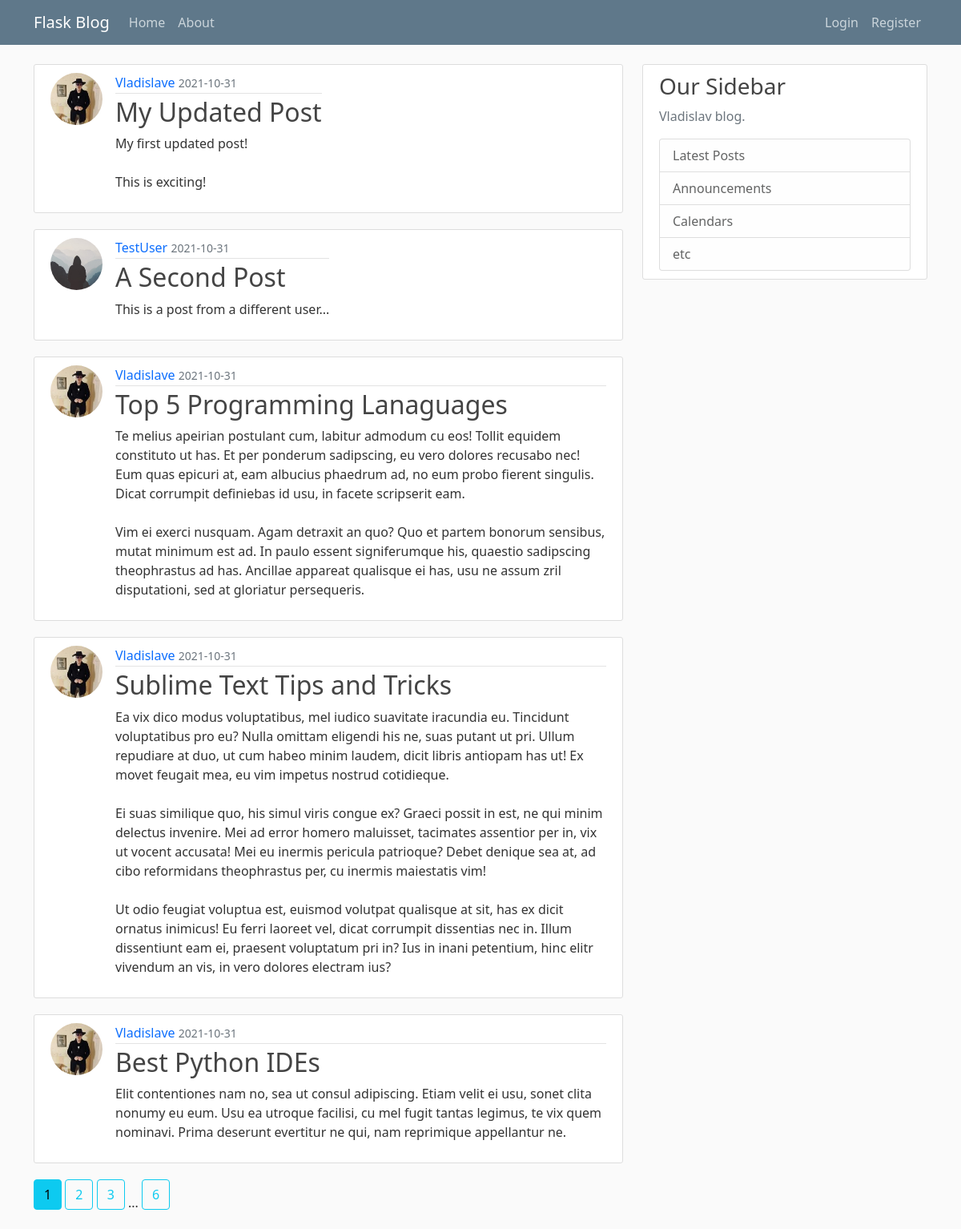
The page /home on the database its author committed.
### vladblog/models.py (models this page shows, shortened)
class BaseModel(Model):
    id = PrimaryKeyField(unique=True)
    class Meta:
        database = db
        order_by = 'id'

class Post(BaseModel):
    title = CharField(max_length=20, unique=True, null=False)
    date_posted = DateTimeField(null=False, default=datetime.utcnow())
    content = TextField(null=False)
    user_id = ForeignKeyField(User, backref='posts', null=False)
    class Meta:
        db_table = 'Posts'

class User(BaseModel, UserMixin):
    username = CharField(max_length=20, unique=True, null=False)
    email = CharField(max_length=20, unique=True, null=False)
    image_file = CharField(max_length=20, null=False, default='default.jpg')
    password = CharField(max_length=60, null=False)
    class Meta:
        db_table = 'Users'

### vladblog/routes.py (the view)
@app.route('/')
@app.route('/home')
def home():
    posts = Post.select().order_by(Post.date_posted.desc())
    return object_list('home.html', query=posts, context_variable='posts', paginate_by=5, title='Home')

### vladblog/templates/home.html (shortened to what this page needs)
{% extends "layout.html" %}
{% block content %}
<div>
    {% for post in posts %}
        <article class="media content-section d-flex">
            <img class="rounded-circle article-img" src="{{ url_for('static',filename ='profile_pics/' + post.user_id.image_file) }}">
            <div class="media-body">
                <div class="article-metadata">
                  <a class="mr-2 " href="{{ url_for('user_posts', username=post.user_id.username) }}">{{ post.user_id.username }}</a>
                  <small class="text-muted">{{ post.date_posted.strftime('%Y-%m-%d') }}</small>
                </div>
                <h2><a class="article-title" href="{{ url_for('selected_post', post_id=post.id) }}">{{ post.title }}</a></h2>
                <p class="article-content">{{ post.content }}</p>
            </div>
        </article>
    {% endfor %}
    {% if pagination.get_page()<3 %}
        {% for page_num in range(1,4) %}
            {% if  pagination.get_page() == page_num %}
                <a  class="btn btn-info mb-4" href="{{ url_for('home', page = page_num) }}  ">{{ page_num }}</a>
            {% else %}
                <a  class="btn btn-outline-info mb-4" href="{{ url_for('home', page = page_num) }}  ">{{ page_num }}</a>
            {% endif %}
        {% endfor %}
        ...
        <a  class="btn btn-outline-info mb-4" href="{{ url_for('home', page = pagination.get_page_count()) }}  ">{{ pagination.get_page_count() }}</a>
    {% endif %}
</div>
{% endblock content %}

### vladblog/templates/layout.html (shortened to what this page needs)
<!DOCTYPE html>
<html lang="en">
<head>
    <link href="https://cdn.jsdelivr.net/npm/bootstrap@5.1.3/dist/css/bootstrap.min.css" rel="stylesheet">
    <link rel="stylesheet" type="text/css" href="{{ url_for('static',filename='main.css') }}">
</head>
<body>
    <header class="site-header">
      <nav class="navbar navbar-expand-md navbar-dark bg-steel fixed-top">
        <div class="container">
          <a class="navbar-brand mr-4" href="{{ url_for('home') }}">Flask Blog</a>
          <div class="collapse navbar-collapse" id="navbarToggle">
            <div class="navbar-nav me-auto">
              <a class="nav-item nav-link" href="{{ url_for('home') }}">Home</a>
              <a class="nav-item nav-link" href="{{ url_for('about') }}">About</a>
            </div>
            <div class="navbar-nav ms-auto">
                {% if current_user.is_authenticated %}
                    <a class="nav-item nav-link" href="{{ url_for('new_post') }}">New Post</a>
                    <a class="nav-item nav-link" href="{{ url_for('account') }}">Account</a>
                    <a class="nav-item nav-link" href="{{ url_for('logout') }}">Logout</a>
                {% else %}
                    <a class="nav-item nav-link" href="{{ url_for('login') }}">Login</a>
                    <a class="nav-item nav-link" href="{{ url_for('register') }}">Register</a>
                {% endif %}
            </div>
          </div>
        </div>
      </nav>
    </header>
    <main role="main" class="container">
  <div class="row">
    <div class="col-md-8">
        {% block content %}{% endblock content%}
    </div>
    <div class="col-md-4">
      <div class="content-section">
        <h3>Our Sidebar</h3>
        <p class='text-muted'>Vladislav blog.</p>
          <ul class="list-group">
            <li class="list-group-item list-group-item-light">Latest Posts</li>
            <li class="list-group-item list-group-item-light">Announcements</li>
            <li class="list-group-item list-group-item-light">Calendars</li>
            <li class="list-group-item list-group-item-light">etc</li>
          </ul>
      </div>
    </div>
  </div>
</main>
</body>
</html>

### vladblog/static/main.css (style rules this page uses)
body { background: #fafafa; color: #333333; margin-top: 5rem; }
h1, h2, h3, h4, h5, h6 { color: #444444; }
.bg-steel { background-color: #5f788a; }
.site-header .navbar-nav .nav-link { color: #cbd5db; }
.content-section { background: #ffffff; padding: 10px 20px; border: 1px solid #dddddd; border-radius: 3px; margin-bottom: 20px; }
.article-title { color: #444444; }
.article-content { white-space: pre-line; }
.article-img { height: 65px; width: 65px; margin-right: 16px; }
.article-metadata { padding-bottom: 1px; margin-bottom: 4px; border-bottom: 1px solid #e3e3e3 }
a { text-decoration: none; }

### rows shown on the page
Post: image_file (picture), user_id.username "Vladislave", date_posted "2021-10-31", title "My Updated Post", content "My first updated post! This is exciting!"
Post: image_file (placeholder picture), user_id.username "TestUser", date_posted "2021-10-31", title "A Second Post", content "This is a post from a different user..."
Post: image_file (picture), user_id.username "Vladislave", date_posted "2021-10-31", title "Top 5 Programming Lanaguages", content "Te melius apeirian postulant cum, labitur admodum cu eos! Tollit equidem constituto ut has. Et per ponderum sadipscing, eu vero dolores recusabo nec! Eum quas epicuri at, eam albucius phaedrum ad, no eum probo fierent singulis. Dicat corrumpit definiebas id usu, in facete scripserit eam. Vim ei exerci nusquam. Agam detraxit an quo? Quo et partem bonorum sensibus, mutat minimum est ad. In paulo essent signiferumque his, quaestio sadipscing theophrastus ad has. Ancillae appareat qualisque ei has, usu ne assum zril disputationi, sed at gloriatur persequeris."
Post: image_file (picture), user_id.username "Vladislave", date_posted "2021-10-31", title "Sublime Text Tips and Tricks", content "Ea vix dico modus voluptatibus, mel iudico suavitate iracundia eu. Tincidunt voluptatibus pro eu? Nulla omittam eligendi his ne, suas putant ut pri. Ullum repudiare at duo, ut cum habeo minim laudem, dicit libris antiopam has ut! Ex movet feugait mea, eu vim impetus nostrud cotidieque. Ei suas similique quo, his simul viris congue ex? Graeci possit in est, ne qui minim delectus invenire. Mei ad error homero maluisset, tacimates assentior per in, vix ut vocent accusata! Mei eu inermis pericula patrioque? Debet denique sea at, ad cibo reformidans theophrastus per, cu inermis maiestatis vim! Ut odio feugiat voluptua est, euismod volutpat qualisque at sit, has ex dicit ornatus inimicus! Eu…"
Post: image_file (picture), user_id.username "Vladislave", date_posted "2021-10-31", title "Best Python IDEs", content "Elit contentiones nam no, sea ut consul adipiscing. Etiam velit ei usu, sonet clita nonumy eu eum. Usu ea utroque facilisi, cu mel fugit tantas legimus, te vix quem nominavi. Prima deserunt evertitur ne qui, nam reprimique appellantur ne."

### other values the page prints
{{ page_num }} "1"
{{ page_num }} "2" "3"
{{ pagination.get_page_count() }} "6"
